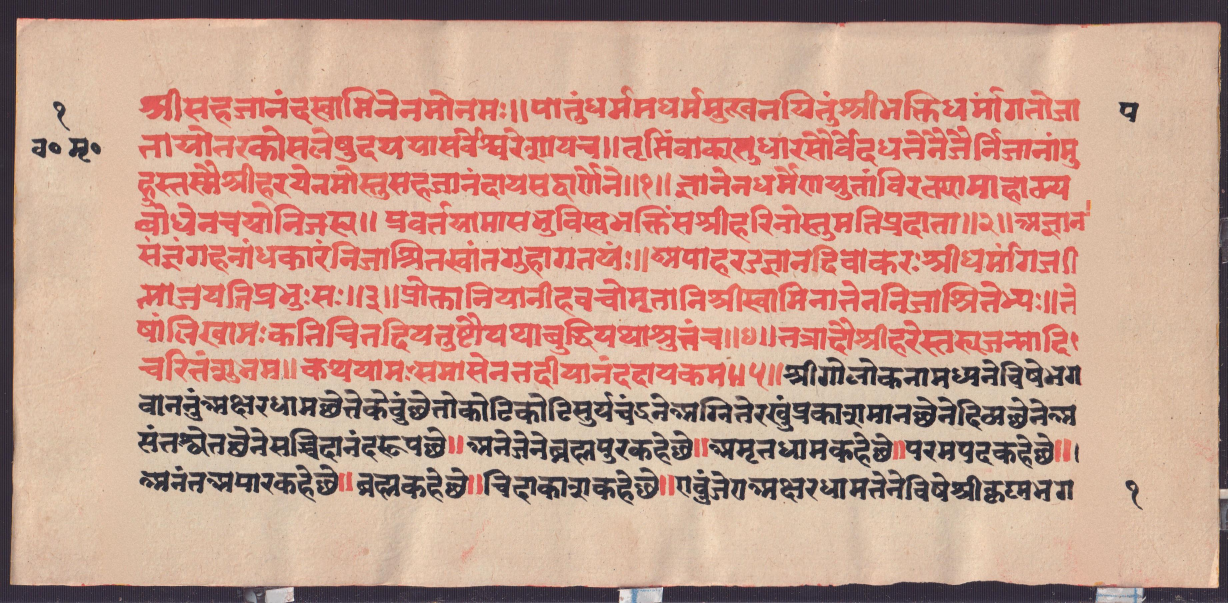
#> input picture samples/cleaned/page1.jpg, 3684 x 1808 px (shown at 1/3 size); its folder holds only this picture in this run
$ python -i tesseract.py   (imports and definitions only)
#> lines starting #> are read from the running program, lines starting #| are printed output that depends on the picture; after the words box and inside, x2 and y2 are one past the last pixel; in counts of white or black regions, pixels touching at a corner belong together
"""Tesseract as the reader of printed lines (C10).

Tesseract is a separate install (docs/INSTALL_TESSERACT.md). It is called as a program, never through
a Python wrapper: the line image goes in as a temporary PNG, and hOCR with one box, confidence and
list of alternatives per character comes out. The boxes are returned in the coordinates of the
image that was passed in, whatever scaling and border the preparation added.
"""
from __future__ import annotations

import os
import re
import shutil
import subprocess
import sys
import tempfile
from dataclasses import dataclass, field
from html.parser import HTMLParser
from pathlib import Path
from typing import Dict, List, Optional, Sequence, Tuple

import cv2
import numpy as np
from PIL import Image

INSTALL_HELP = "See docs/INSTALL_TESSERACT.md."

# where installers put the program when it is not on the PATH (a desktop app often gets a short PATH)
_USUAL_PLACES = ["/opt/local/bin", "/opt/homebrew/bin", "/usr/local/bin", "/usr/bin",
                 r"C:\Program Files\Tesseract-OCR", r"C:\Program Files (x86)\Tesseract-OCR"]

Box = Tuple[int, int, int, int]          # x, y, w, h


class TesseractError(Exception):
    """Tesseract is missing, lacks a language, or failed on an image (the message says which)."""


@dataclass
class Engine:
    path: str
    version: str
    langs: List[str]
    tessdata_dir: str = ""                   # a folder of models instead of the installed ones (C30); "" = installed

    def model_args(self) -> List[str]:
        return ["--tessdata-dir", self.tessdata_dir] if self.tessdata_dir else []

    # [5 lines left out: function check_langs, not called in this run]


@dataclass
class Char:
    text: str
    box: Box
    conf: float                                                  # 0 to 100
    alternatives: List[Tuple[str, float]] = field(default_factory=list)   # (text, confidence), best first


@dataclass
class Word:
    box: Box
    conf: float
    chars: List[Char]

    @property
    def text(self) -> str:
        return "".join(c.text for c in self.chars)


@dataclass
class LineReading:
    words: List[Word]
    hocr: str                                # raw output, kept so a line can be aligned again
    scale: float                             # image size given to Tesseract / input image size

    @property
    def text(self) -> str:
        return " ".join(w.text for w in self.words)

    @property
    def chars(self) -> List[Char]:
        return [c for w in self.words for c in w.chars]


# [31 lines left out: functions _run, find_tesseract, not called in this run]


# ---- image preparation ------------------------------------------------------------------------

def letter_height(ink: np.ndarray) -> float:
    """Height of the letter bodies (headline to foot) of a line's ink mask: the rows where most
    columns with ink have ink (at least 35% of the busiest row, the headline). Upper and lower
    vowel signs cover few columns, so they fall out."""
    cols = ink.any(axis=0)
    if not cols.any():
        return 0.0
    rows = ink[:, cols].mean(axis=1)
    body = np.flatnonzero(rows >= 0.35 * rows.max())
    return float(body[-1] - body[0] + 1) if body.size else 0.0


def ink_mask(rgb: np.ndarray) -> np.ndarray:
    """Ink of a line image (dark or coloured on paper) by Otsu's threshold on the lightness."""
    gray = cv2.cvtColor(rgb, cv2.COLOR_RGB2GRAY) if rgb.ndim == 3 else rgb
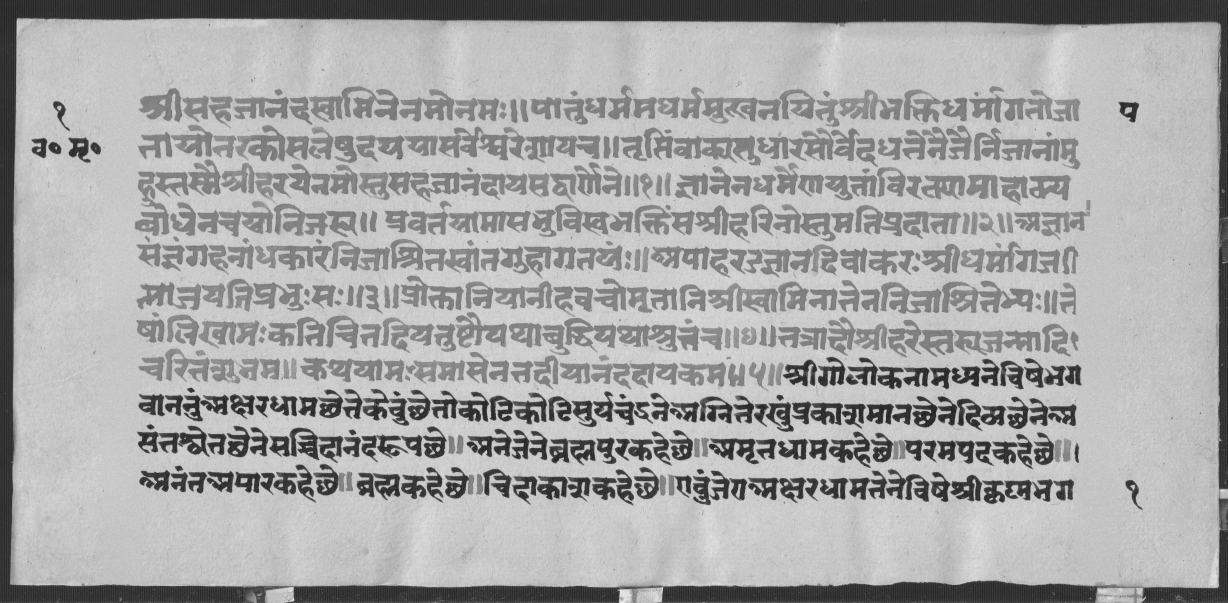
#> gray: shape (1808, 3684) (shown at 1/3 size); min 7, max 254, mean 168.2
    _, mask = cv2.threshold(gray, 0, 255, cv2.THRESH_BINARY_INV + cv2.THRESH_OTSU)
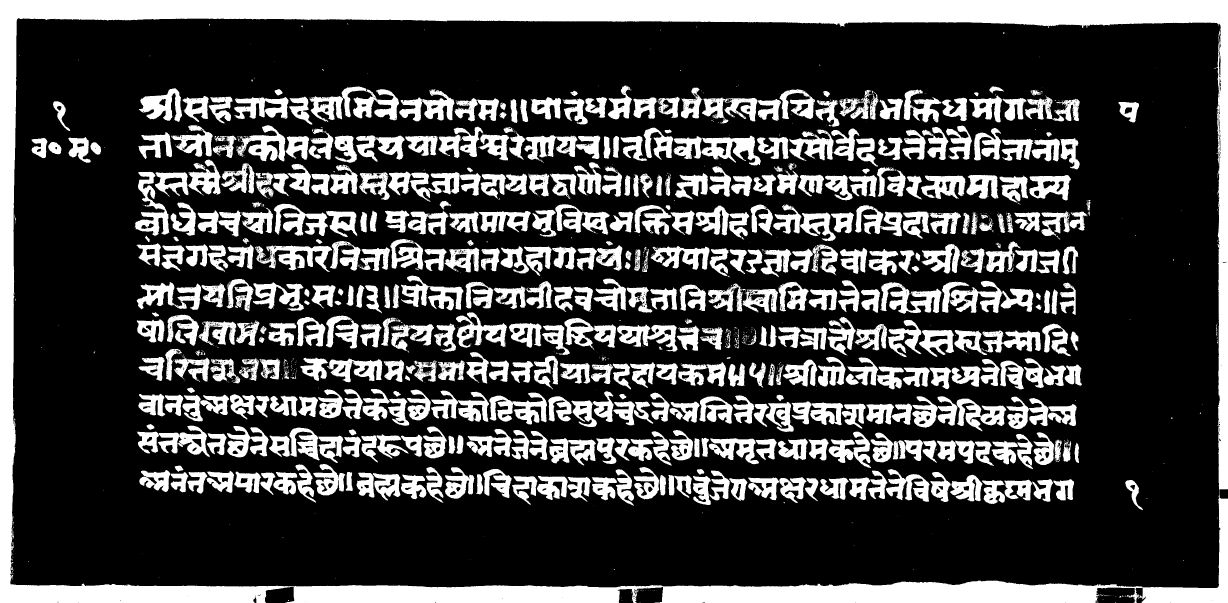
#> mask: shape (1808, 3684) (shown at 1/3 size); 27.6% white; 1245 white regions (749 under 20 px), largest, box (x1, y1, x2, y2) and area: (0, 0, 3684, 1808) 529606, (2021, 407, 2282, 496) 11358, (2849, 842, 3100, 939) 10711
    return mask > 0


def prepare_line(rgb: np.ndarray, target_height: int = 40, border: int = 10,
                 ink: Optional[np.ndarray] = None) -> Tuple[np.ndarray, float]:
    """Black ink on white, a white border, scaled so the letter bodies are `target_height` px tall
    (0: no scaling). Returns the image and the scale used."""
    if ink is None:
        ink = ink_mask(rgb)
    img = np.where(ink, 0, 255).astype(np.uint8)
    scale = 1.0
    if target_height > 0:
        h = letter_height(ink)
#> in letter_height, `rows = ink[:, cols].mean(axis=1)`: rows = 1808 values, max 1 at index 0, min 0.0157 at index 1723, mean 0.276
#> in letter_height, `body = np.flatnonzero(rows >= 0.35 * rows.max())`: body = 712 values from 0 to 1807
#> h = 1808
        if h > 0:
            scale = target_height / h
#> scale = 0.0221
    if abs(scale - 1.0) > 0.02:
        size = (max(1, round(img.shape[1] * scale)), max(1, round(img.shape[0] * scale)))
#> size = (82, 40)
        img = cv2.resize(img, size, interpolation=cv2.INTER_AREA if scale < 1 else cv2.INTER_CUBIC)
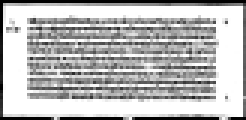
#> img: shape (40, 82) (shown 3 times larger); min 0, max 255, mean 184.7
    else:
        scale = 1.0
    img = cv2.copyMakeBorder(img, border, border, border, border, cv2.BORDER_CONSTANT, value=255)
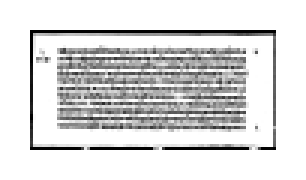
#> img: shape (60, 102) (shown 3 times larger); min 0, max 255, mean 217.3
    return img, scale


# ---- hOCR ---------------------------------------------------------------------------------------

# [6 lines left out: function _title_value, not called in this run]


class _HocrParser(HTMLParser):
    """Words (`ocrx_word`) → characters (`ocrx_cinfo` with `x_bboxes`), each followed by its
    `lstm_choices` block of alternatives (`choice_*` with `x_confs`)."""

    # [123 lines left out: functions __init__, handle_starttag, handle_endtag, handle_data, _box, parse_hocr and 4 more, not called in this run]


def reading_from_hocr(hocr: str, scale: float = 1.0, border: int = 10) -> LineReading:
    """A saved hOCR read back (no Tesseract needed)."""
    return LineReading(words=map_boxes(parse_hocr(hocr), scale, border), hocr=hocr, scale=scale)


def load_rgb(path: Path) -> np.ndarray:
    from ..io_utils import load_image
    return load_image(path)[0]

>>> import cv2
>>> picture = cv2.cvtColor(cv2.imread('../../../samples/cleaned/page1.jpg'), cv2.COLOR_BGR2RGB)
>>> result = prepare_line(picture)

$ run again, on samples/cleaned/page2.jpg
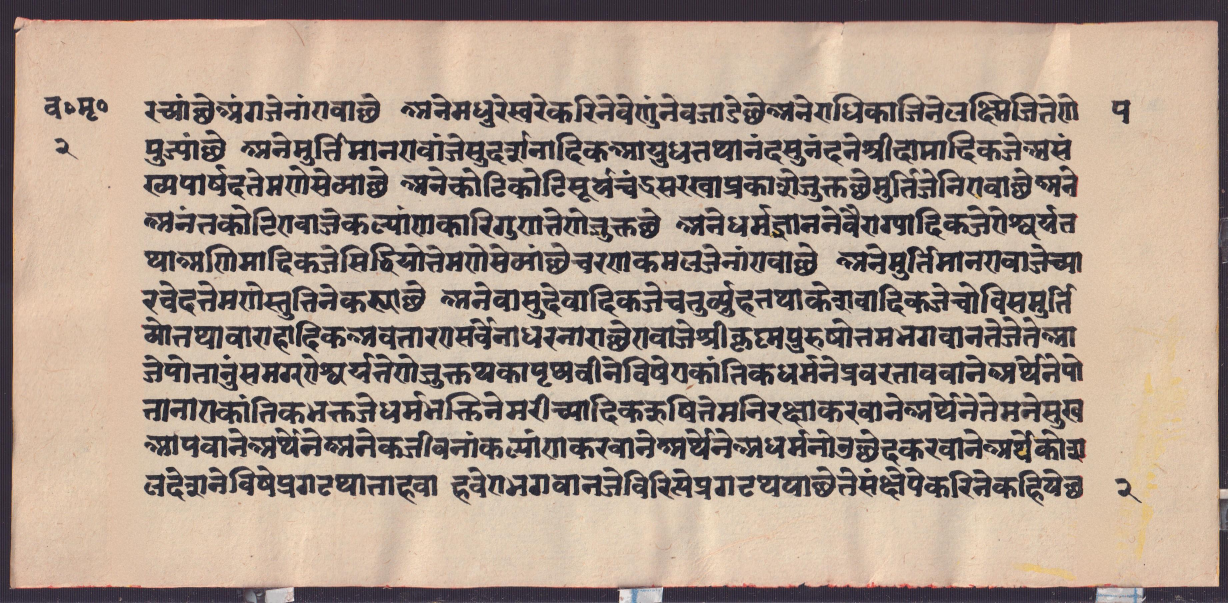
#> input picture samples/cleaned/page2.jpg, 3684 x 1808 px (shown at 1/3 size)
#> in ink_mask, `_, mask = cv2.threshold(gray, 0, 255, cv2.THRESH_BINARY_INV + cv2.THRE..`:
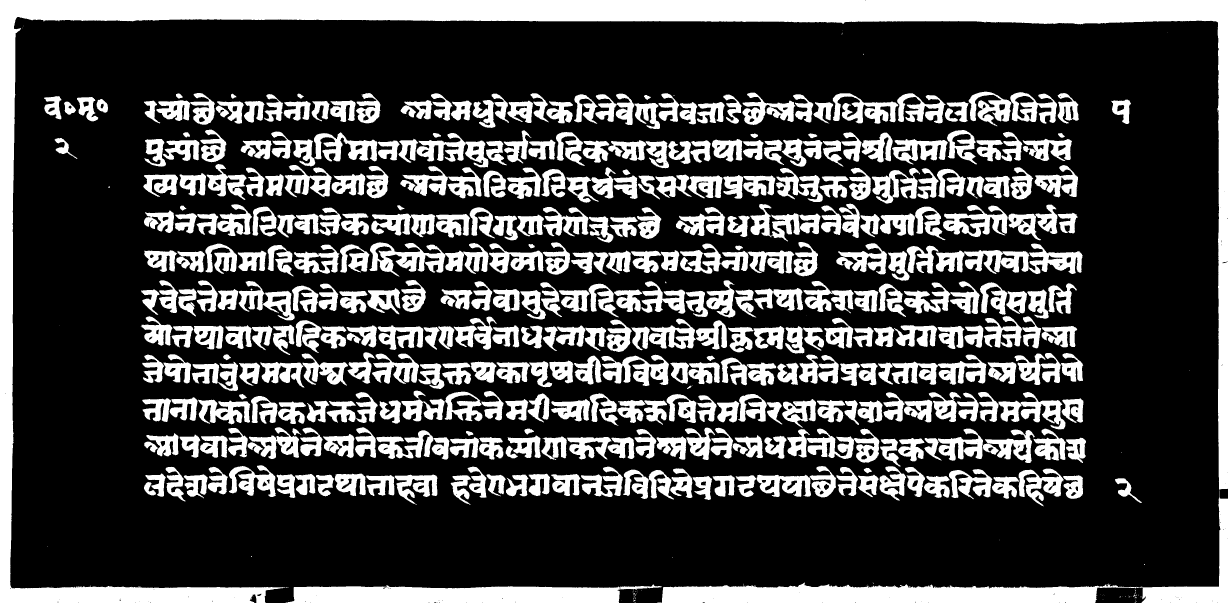
#> mask: shape (1808, 3684) (shown at 1/3 size); 28% white; 509 white regions (101 under 20 px), largest, box (x1, y1, x2, y2) and area: (0, 0, 3684, 1808) 376861, (1986, 1473, 3684, 1808) 81889, (857, 1753, 1985, 1808) 46335
#> rows = 1808 values, max 1 at index 1, min 0.0147 at index 1588, mean 0.28
#> body = 726 values from 0 to 1807
#> h = 1808
#> scale = 0.0221
#> size = (82, 40)
#> in prepare_line, `img = cv2.copyMakeBorder(img, border, border, border, border, cv2.BORD..`:
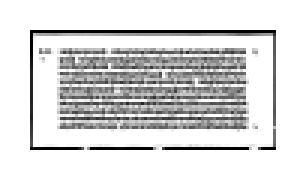
#> img: shape (60, 102) (shown 3 times larger); min 0, max 255, mean 216.7
